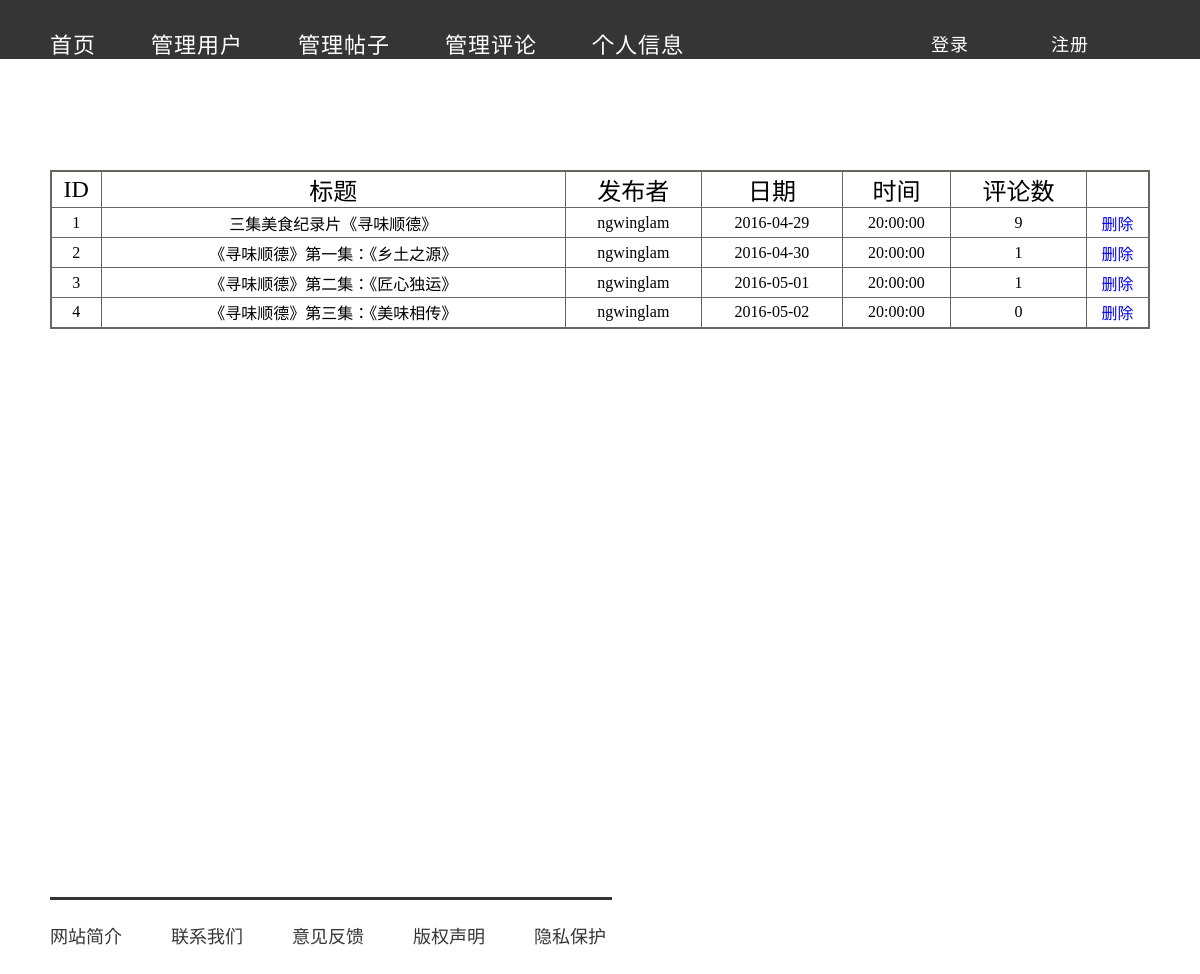
Screenshot of /admin_post.php with the database file from the repository.
### tables this page shows
CREATE TABLE IF NOT EXISTS `posts` (
  `post_id` int(10) NOT NULL AUTO_INCREMENT,
  `title` varchar(50) NOT NULL,
  `content` varchar(5000) NOT NULL,
  `user` varchar(20) NOT NULL,
  `date` date NOT NULL,
  `time` time NOT NULL,
  `num_com` int(5) NOT NULL DEFAULT '0',
  `pic1` varchar(500) DEFAULT NULL,
  `pic2` varchar(500) DEFAULT NULL,
  `pic3` varchar(500) DEFAULT NULL,
  `pic4` varchar(500) DEFAULT NULL,
  PRIMARY KEY (`post_id`)
);

### admin_post.php (the view, shortened to what this page needs)
<!DOCTYPE html PUBLIC "-//W3C//DTD XHTML 1.0 Transitional//EN" "http://www.w3.org/TR/xhtml1/DTD/xhtml1-transitional.dtd">
<html xmlns="http://www.w3.org/1999/xhtml">
<head>
<link type="text/css" rel="stylesheet" href="css/admin_index.css">
</head>
<body background="images/admin_bg.jpg">
<div class="header">
  <div class="header_wrapper">
    <div class="g_container">
      <ul class='nav'>
        <li><a href="admin_index.php">首页</a></li>
        <li><a href="admin_user.php">管理用户</a></li>
        <li><a id="active" href="admin_post.php">管理帖子</a></li>
        <li><a href="admin_comment.php">管理评论</a></li>
        <li><a href="admin_personal.php">个人信息</a></li>
      </ul>
      <div class="log_res">
      <?php
	  include("./common/users.php");
	 ?>
     </div>
    </div>
  </div>
</div>
<br class="clearfloat" />
<div id="mainContent">
  <div id="content">
  <table>
  		<tr class="title">
    		<td>ID</td>
            <td>标题</td>
    		<td>发布者</td>
    		<td>日期</td>
            <td>时间</td>
            <td>评论数</td>
    		<td></td>
  		</tr>
        <?php
        	require "./common/config.php";
			$query="select * from posts";
			$result=mysql_query($query);
			while($r_array=mysql_fetch_array($result)){
				echo "<tr>";
    			echo "<td>",$r_array["post_id"],"</td>";
				echo "<td>",$r_array["title"],"</td>";
    			echo "<td>",$r_array["user"],"</td>";
    			echo "<td>",$r_array["date"],"</td>";
    			echo "<td>",$r_array["time"],"</td>";
    			echo "<td>",$r_array["num_com"],"</td>";
    			echo "<td><a href=\"./common/delete.php?post_id=",$r_array["post_id"],"\">删除</a></td>";
  				echo "</tr>";
			}
		?>
	</table>
    <br />
    </div>
  </div>
<br class="clearfloat" />
<div class="footer">
  <div class="g_container">
    <div class="f_line"> </div>
    <ul>
      <li><a href="#">网站简介</a></li>
      <li><a href="#">联系我们</a></li>
      <li><a href="#">意见反馈</a></li>
      <li><a href="#">版权声明</a></li>
      <li><a href="#">隐私保护</a></li>
    </ul>
  </div>
</div>
</body>
</html>

### css/admin_index.css (style rules this page uses)
* { margin: 0; padding: 0; }
html, body, ul, li, div, span, a, h1, h2, h3, h4, h5, h6, input, label, img, p { padding: 0; margin: 0; }
a { text-decoration: none; }
ul, li { list-style: none; }
.g_container { width: 1100px; margin: 0 auto; }
body { width: 100%; height: 100%; background:#fff url(file:///D|/Program%20Files%20(x86)/USBWebserver%20v8.5/8.5/root/Delicacy/image/home_bg.jpg) no-repeat left top; background-size:cover; }
.header { height: 70px; }
.header_wrapper { width: 100%; position: fixed; z-index: 999; background-color: rgba(32,32,32,0.9); }
.nav { float: left; width: 800px; height: 100%; margin-top: 27px; }
.nav li { float: left; display: inline-block; margin-right: 55px; letter-spacing: 1px; }
.nav li a { color: #ffffff; font-size: 22px; }
.log_res { float:left; width:250px; height:100%; margin-top:30px; margin-left:50px; }
.footer { width: 100%; margin-top: 550px; }
.f_line { width: 562px; border-bottom: 3px solid rgba(32,32,32,0.9); }
.footer ul { margin-top: 22px; padding-bottom: 70px; }
.footer ul li { float: left; }
.footer ul li a { display: inline-block; font-size: 18px; color: rgba(32,32,32,0.9); margin-right: 49px; }
table { background-color:#FFF; border-collapse: collapse; border:2px solid #65675E; margin:0 auto; margin-top:100px; width:1100px; }
.title { height:34px; text-align:center; color:#000000; font-size:24px; border:1px solid #65675E; }
tr { height:30px; text-align:center; }
td { border:1px solid #65675E; }

### rows the page displays
posts: post_id "1", title "三集美食纪录片《寻味顺德》", user "ngwinglam", date "2016-04-29", time "20:00:00", num_com "9"
posts: post_id "2", title "《寻味顺德》第一集：《乡土之源》", user "ngwinglam", date "2016-04-30", time "20:00:00", num_com "1"
posts: post_id "3", title "《寻味顺德》第二集：《匠心独运》", user "ngwinglam", date "2016-05-01", time "20:00:00", num_com "1"
posts: post_id "4", title "《寻味顺德》第三集：《美味相传》", user "ngwinglam", date "2016-05-02", time "20:00:00", num_com "0"
